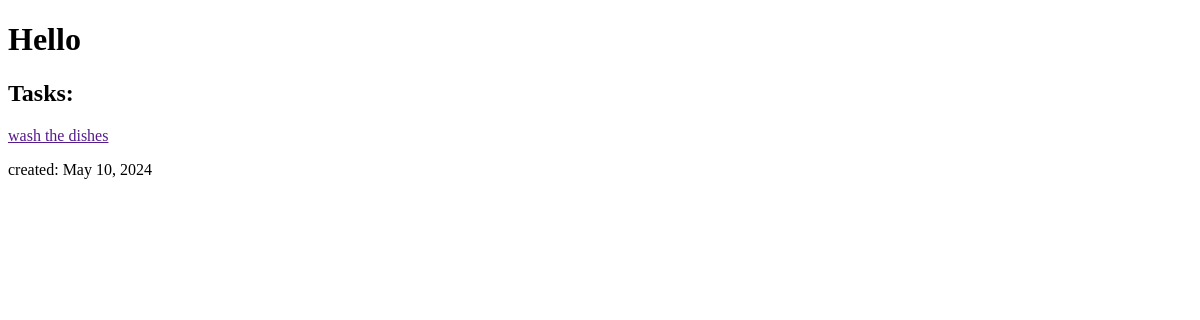
Before: / with the older database file.
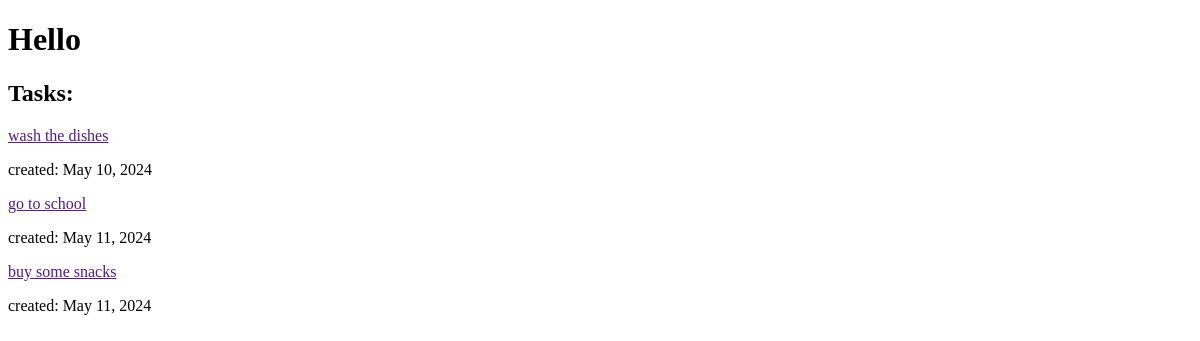
After: the same page with the newer database file.
### todo_list/models.py (models this page shows, shortened)
class Task(models.Model):
    author = models.ForeignKey(settings.AUTH_USER_MODEL, on_delete=models.CASCADE)
    text = models.CharField(max_length=50)
    description = models.TextField(max_length=150)
    created_date = models.DateField(default=timezone.now)
    task_done = models.BooleanField(default=False)

### todo_list/views.py (the view)
# urls.py: path('', view=views.task_list, name='task_list')
def task_list(request):
    tasks = Task.objects.filter(created_date__lte=timezone.now()).order_by('created_date')
    return render(request, 'todo_list/task_list.html', {'tasks': tasks})

### todo_list/templates/todo_list/task_list.html (shortened to what this page needs)
<!DOCTYPE html>
<html>
  <head>
  </head>
  <body>
    <header>
      <h1>Hello</h1>
    </header>
    <main>
      <h2>Tasks:</h2>
      {% for task in tasks %}
      <p><a href="">{{ task.text|linebreaksbr }}</a></p>
      <p>created: {{task.created_date}}</p>
      {% endfor %}
    </main>
  </body>
</html>

Changed rows visible on the page:
added Task: text "go to school", created_date "May 11, 2024"
added Task: text "buy some snacks", created_date "May 11, 2024"
